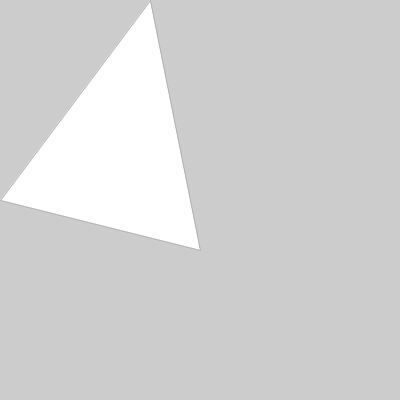
Frame 1 (no input)
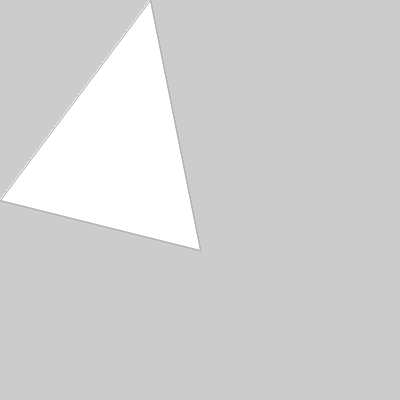
Frame 60 (the mouse pressed at the canvas centre just before this capture)
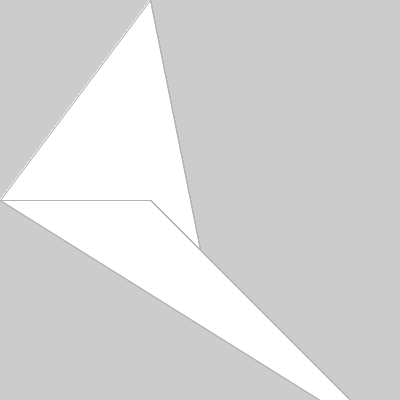
Frame 120 (the mouse held since frame 60 and released just before this capture)

The Processing sketch that drew these frames (run headless with seeded random() and noise(); from frame 60 on, the mouse is pressed at the canvas centre):

// Processing sketch: processing_27272
// ── processing_27272.pde

  void setup() {
       size(400, 400);
       stroke(180);
      }
      void draw() {
      quad(0, 200, 150, mouseY, 150, mouseY, mouseX+200, mouseY+250);
     }
